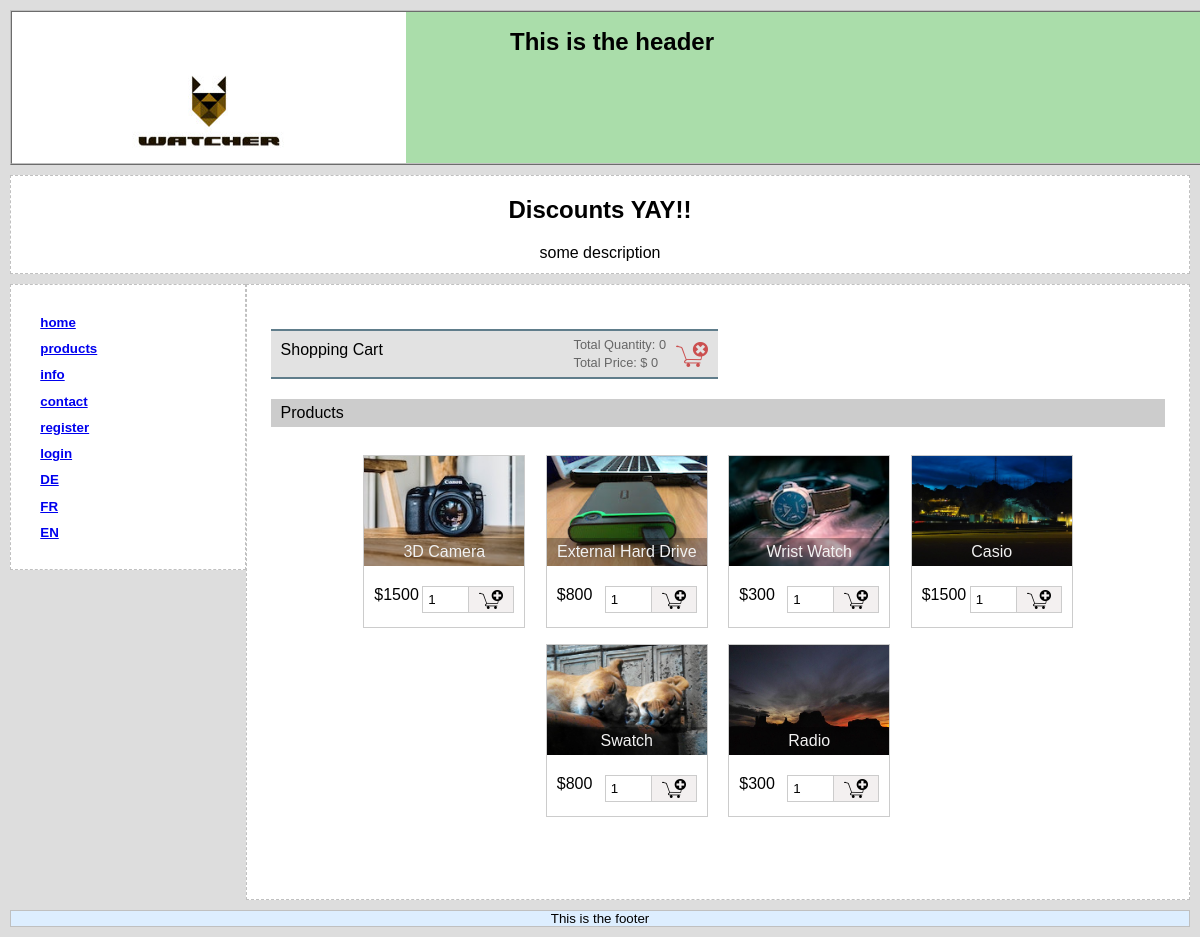
Page /index.php?lang=fr&action=products&controller=home on the committed database.
### tables this page shows
CREATE TABLE `tbl_product` (
  `id` int(8) NOT NULL,
  `name` varchar(255) NOT NULL,
  `code` varchar(255) NOT NULL,
  `image` text NOT NULL,
  `price` double(10,2) NOT NULL
);

### view/View.class.php (called while the page is built, shortened)
<?php
class View {
	public function render($tpl) {
		include  __DIR__ ."/main.php";
	}
}

### autoloader.php (called while the page is built, shortened)
<?php
spl_autoload_register(function($class_name){
	$dirs = [
		'lib/',
		'controller/',
		'model/',
		'mailer/',
		'view/'
	];
	foreach($dirs as $dir) {
		$file = __DIR__."/$dir$class_name.class.php";
		if(file_exists($file)) {
			break;
		}
	}
});

### lib/DB.class.php (called while the page is built, shortened)
<?php
class DB {
	private $host = "localhost";
	private $user = "root";
	private $password = "";
	private $database = "watcher";
	private $conn;
	function __construct() {
		$this->conn = $this->connectDB();
	}
	function connectDB() {
		$conn = mysqli_connect($this->host,$this->user,$this->password,$this->database);
		return $conn;
	}
	function getDBResult($query, $params = array())
    {
        $sql_statement = $this->conn->prepare($query);
        $sql_statement->execute();
        $result = $sql_statement->get_result();
        if ($result->num_rows > 0) {
            while ($row = $result->fetch_assoc()) {
                $resultset[] = $row;
            }
        }
        if (! empty($resultset)) {
            return $resultset;
        }
    }
}

### model/ShoppingCart.class.php (called while the page is built, shortened)
<?php
require_once 'autoloader.php';
class ShoppingCart{
    private $db;
    function __construct(){
        $this->db = new DB();
    }
    function getAllProduct()
    {
        $query = "SELECT * FROM tbl_product";
        $productResult = $this->db->getDBResult($query);
        return $productResult;
    }
}

### view/product-list.php (the view)
<div id="product-grid">
    <div class="txt-heading">
        <div class="txt-heading-label">Products</div>
    </div>
    <?php
    $product_array = $shoppingCart->getAllProduct();
    if (! empty($product_array)) {
        foreach ($product_array as $key => $value) {
            ?>
        <div class="product-item">
        <form method="post"
            action="index.php?lang=de&controller=home&action=addItemToShoppingCart&code=<?php echo $product_array[$key]["code"]; ?>">
            <div class="product-image">
                <img src="img/<?php echo $product_array[$key]["image"]; ?>">
                <div class="product-title">
                    <?php echo $product_array[$key]["name"]; ?>
                </div>
            </div>
            <div class="product-footer">
                <div class="float-right">
                    <input type="text" name="quantity" value="1"
                        size="2" class="input-cart-quantity" /><input type="image"
                        src="img/image/add-to-cart.png" class="btnAddAction" />
                </div>
                <div class="product-price float-left"><?php echo "$".$product_array[$key]["price"]; ?></div>
            </div>
        </form>
    </div>
    <?php
        }
    }
    ?>
</div>

### Style/style.css (style rules this page uses)
body { color: black; background-color: #DDD; font-family: Helvetica,Arial,sans-serif; margin: 0; padding: 0; }
.txt-heading { margin: 20px 0px; text-align: left; background: #cccccc; padding: 5px 10px; overflow: auto; }
.txt-heading-label { display: inline-block; }
.btnAddAction { padding: 3px 10px; cursor: pointer; border: #CCC 1px solid; background: #f3f0f0; }
#product-grid { margin-bottom: 30px; text-align: center; padding-bottom: 20px; }
.product-item { display: inline-block; margin: 8px; border: #CCC 1px solid; }
.product-title { position: absolute; bottom: 0px; background: rgba(0, 0, 0, 0.3); width: 100%; padding: 5px 0px; color: #f1f1f1; }
.product-image { height: 110px; width:160px; position:relative; }
.product-image img { width:100%; height: 110px; }
.product-footer { padding: 20px 10px 10px; overflow: auto; }
.float-left { float:left; }
.float-right { float:right; }
.input-cart-quantity { padding: 5px; margin: 0; vertical-align: top; border: #CCC 1px solid; border-right: 0px; width:35px; }

### rows in the picture
tbl_product: image (picture), name "3D Camera", price "1500"
tbl_product: image (picture), name "External Hard Drive", price "800"
tbl_product: image (picture), name "Wrist Watch", price "300"
tbl_product: image (picture), name "Casio", price "1500"
tbl_product: image (picture), name "Swatch", price "800"
tbl_product: image (picture), name "Radio", price "300"

### other values in the picture
$nav["actionCall"] "home"
$nav["actionCall"] "products"
$nav["actionCall"] "info"
$nav["actionCall"] "contact"
$nav["actionCall"] "register"
$nav["actionCall"] "login"
$lang "DE"
$lang "FR"
$lang "EN"
$item_quantity "0"
$item_price "0"
